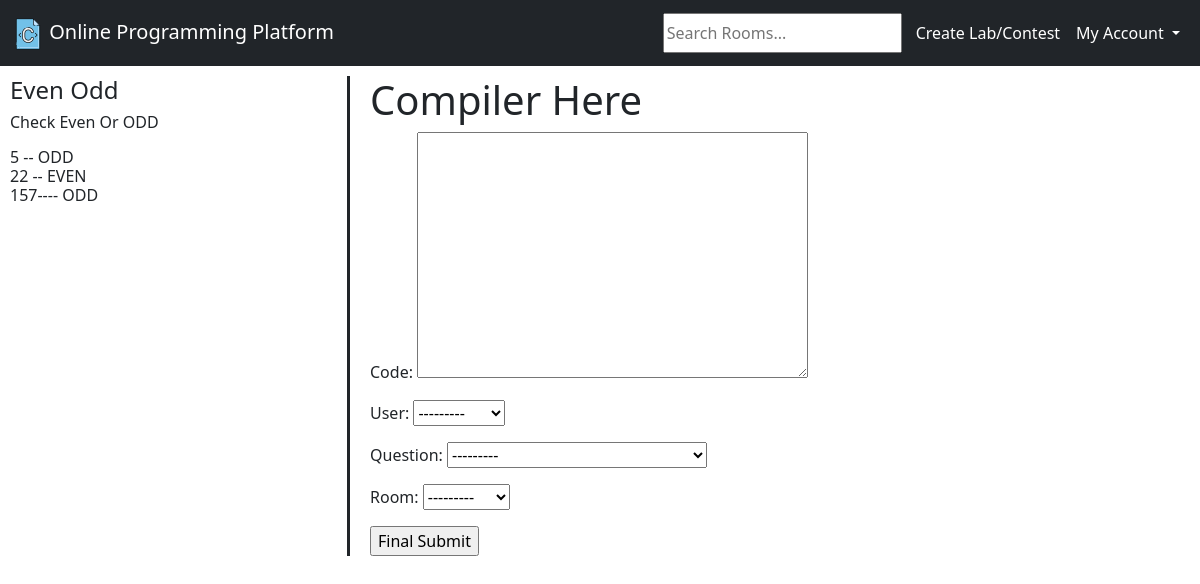
The page /room/4/4 on the database its author committed.
### base/models.py (models this page shows)
class Question(models.Model):
    question_title = models.CharField(max_length=50)
    question_full = models.TextField()
    sample_test_case = models.TextField()
    updated = models.DateTimeField(auto_now=True)
    created = models.DateTimeField(auto_now_add=True)
    room = models.ForeignKey(Room, on_delete=models.CASCADE)
    def __str__(self):
        return self.question_title

### compiler/views.py (the view)
# urls.py: path('room/<str:pk>/<str:pk2>', views.question, name="question"),
def question(request, pk, pk2):
    form = SolutionForm()
    question = Question.objects.get(id=pk2)
    context = {'question': question, 'form': form}
    return render(request, "question.html", context)

### base/forms.py
class SolutionForm(ModelForm):
    class Meta:
        model = Solution
        fields = '__all__'  # ['name', 'description']  # '__all__'

### base/models.py (called while the page is built)
    def __str__(self):
        return self.name

### templates/question.html (shortened to what this page needs)
{% extends 'main.html' %}
{% block content %}
<div class="question-compiler-container">
    <div class="question-container">
        <h4>{{question.question_title}}</h4>
        <h6>{{question.question_full|linebreaks}}</h6>
        <h6>{{question.sample_test_case|linebreaks}}</h6>
    </div>
    <div class="compiler-container">
        <h1>Compiler Here</h1>
        <form method="post" action="/final_submit/">
            {{form.as_p}}
            <input type="submit" value="Final Submit">
        </form>
    </div>
</div>
{% endblock %}

### templates/question.html (style rules this page uses)
.question-compiler-container { display:grid; grid-template-columns :3fr 7fr; }
.question-container { border-right:solid; margin:10px; }
.compiler-container { margin:10px; }

### rows shown on the page
Question: question_title "Even Odd", question_full "Check Even Or ODD", sample_test_case "5 -- ODD 22 -- EVEN 157---- ODD"
